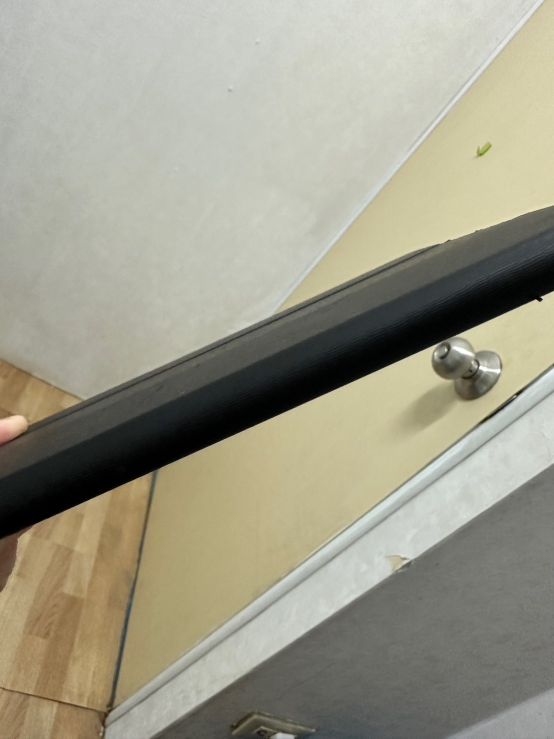
#> input picture S__98140162.jpg, 1108 x 1477 px, given in place of video1.mov, which was not available (shown at 1/2 size)
$ python solid_color.py
#> lines starting #> are read from the running program, lines starting #| are printed output that depends on the picture; after the words box and inside, x2 and y2 are one past the last pixel; in counts of white or black regions, pixels touching at a corner belong together; pictures that were not available may be replaced by others from this repository, and a replacement may not be noted
import cv2
import numpy as np

cap = cv2.VideoCapture("video1.mov")
frozen_patch = None

while True:
    ret, frame = cap.read()
#> frame is the input picture: shape (1477, 1108, 3); mean B, G, R 138.6, 155.7, 158.2
    if not ret:
        break

    hsv = cv2.cvtColor(frame, cv2.COLOR_BGR2HSV)
#> hsv: shape (1477, 1108, 3); mean H, S, V 36.3, 36, 159.7
    lower_black = np.array([0, 0, 0])
    upper_black = np.array([180, 255, 70])

    mask = cv2.inRange(hsv, lower_black, upper_black)
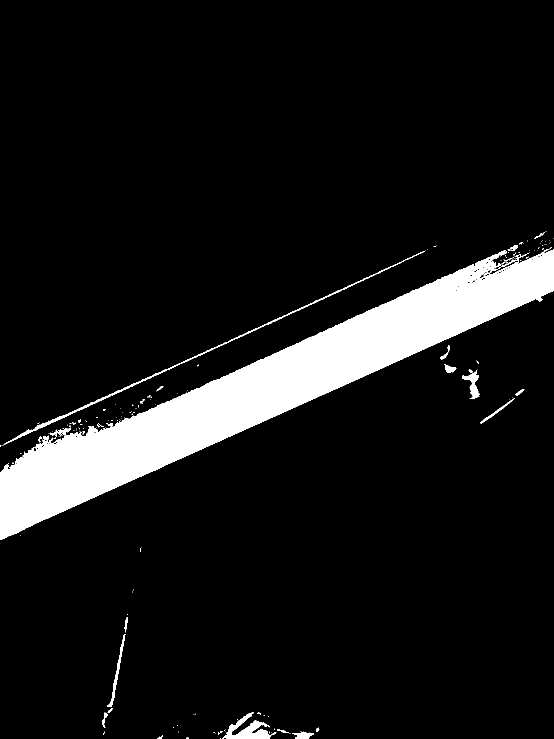
#> mask: shape (1477, 1108) (shown at 1/2 size); 9.1% white; 168 white regions (140 under 20 px), largest, box (x1, y1, x2, y2) and area: (0, 497, 1108, 1080) 139402, (7, 501, 851, 891) 2930, (445, 1424, 553, 1477) 2175
    kernel = np.ones((12, 12), np.uint8)
    noise = cv2.morphologyEx(mask, cv2.MORPH_OPEN, kernel)
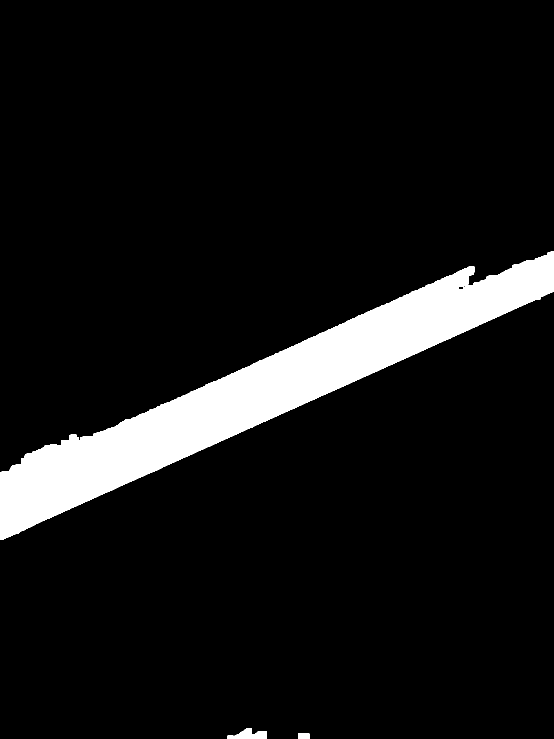
#> noise: shape (1477, 1108) (shown at 1/2 size); 8.4% white; 4 white regions, box (x1, y1, x2, y2) and area: (0, 502, 1108, 1079) 135942, (469, 1457, 534, 1477) 902, (596, 1467, 619, 1477) 230, (455, 1471, 467, 1477) 72
    noise = cv2.morphologyEx(noise, cv2.MORPH_CLOSE, kernel)
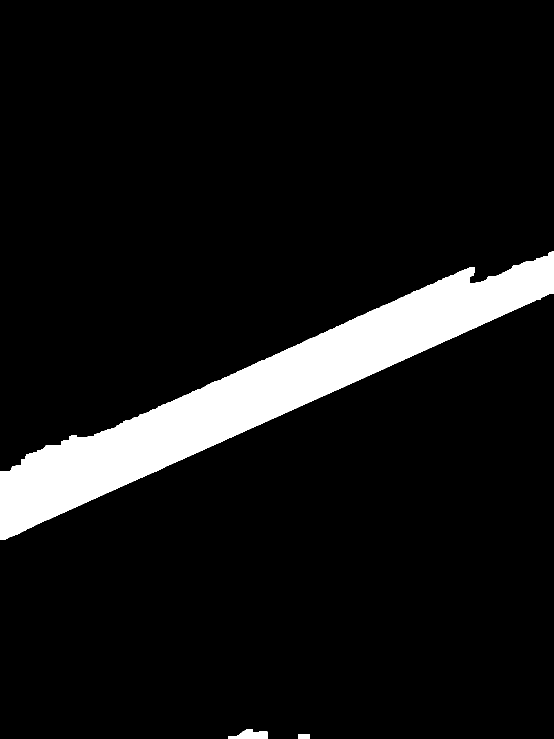
#> noise: shape (1477, 1108) (shown at 1/2 size); 8.4% white; 3 white regions
    blur = cv2.GaussianBlur(noise, (5,5), 0)

    contours, _ = cv2.findContours(blur, cv2.RETR_EXTERNAL, cv2.CHAIN_APPROX_SIMPLE)
#> contours = 3 contours; box (x1, y1, x2, y2) and area: (0, 501, 1108, 1082) 141383, (454, 1456, 537, 1477) 1102, (595, 1466, 622, 1477) 260
    display = frame.copy()

    if contours:
        fx, fy, fw, fh = 0, 500, 1280, 115
        cv2.rectangle(display, (fx, fy), (fx + fw, fy + fh), (40, 38, 42), -1)
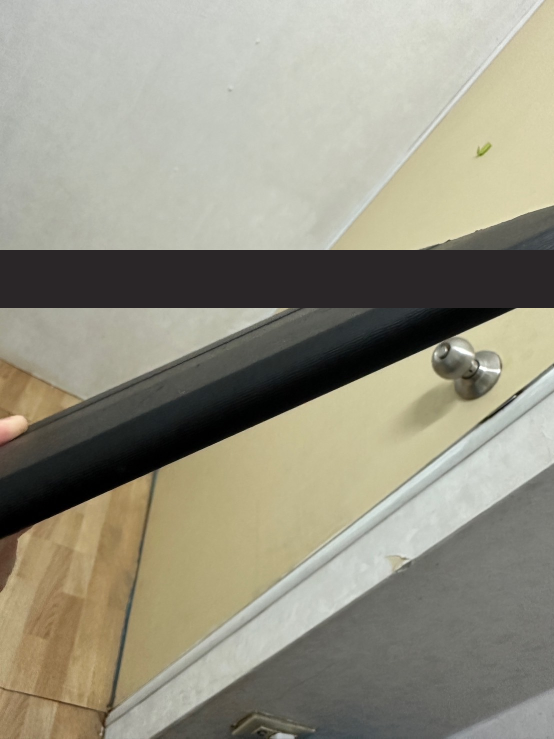
#> display: shape (1477, 1108, 3) (shown at 1/2 size); 7.85% of pixels changed, all inside (x1, y1, x2, y2) = (0, 500, 1108, 616)

    cv2.imshow("video", display)

    if cv2.waitKey(1) & 0xFF == ord("q"):
#> (key q is pressed here)
        break


cap.release()
cv2.destroyAllWindows()
